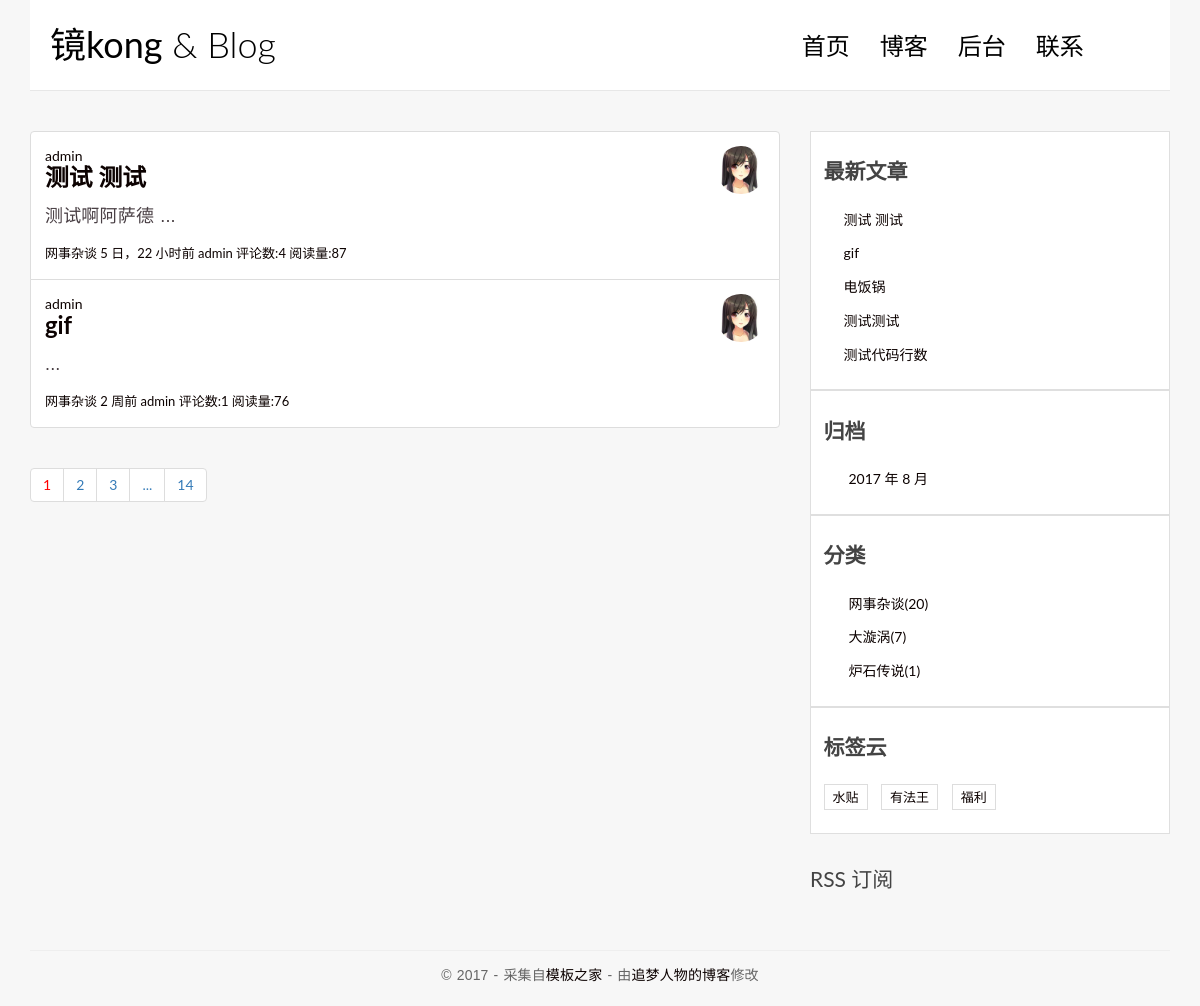
Before: / with the older database file.
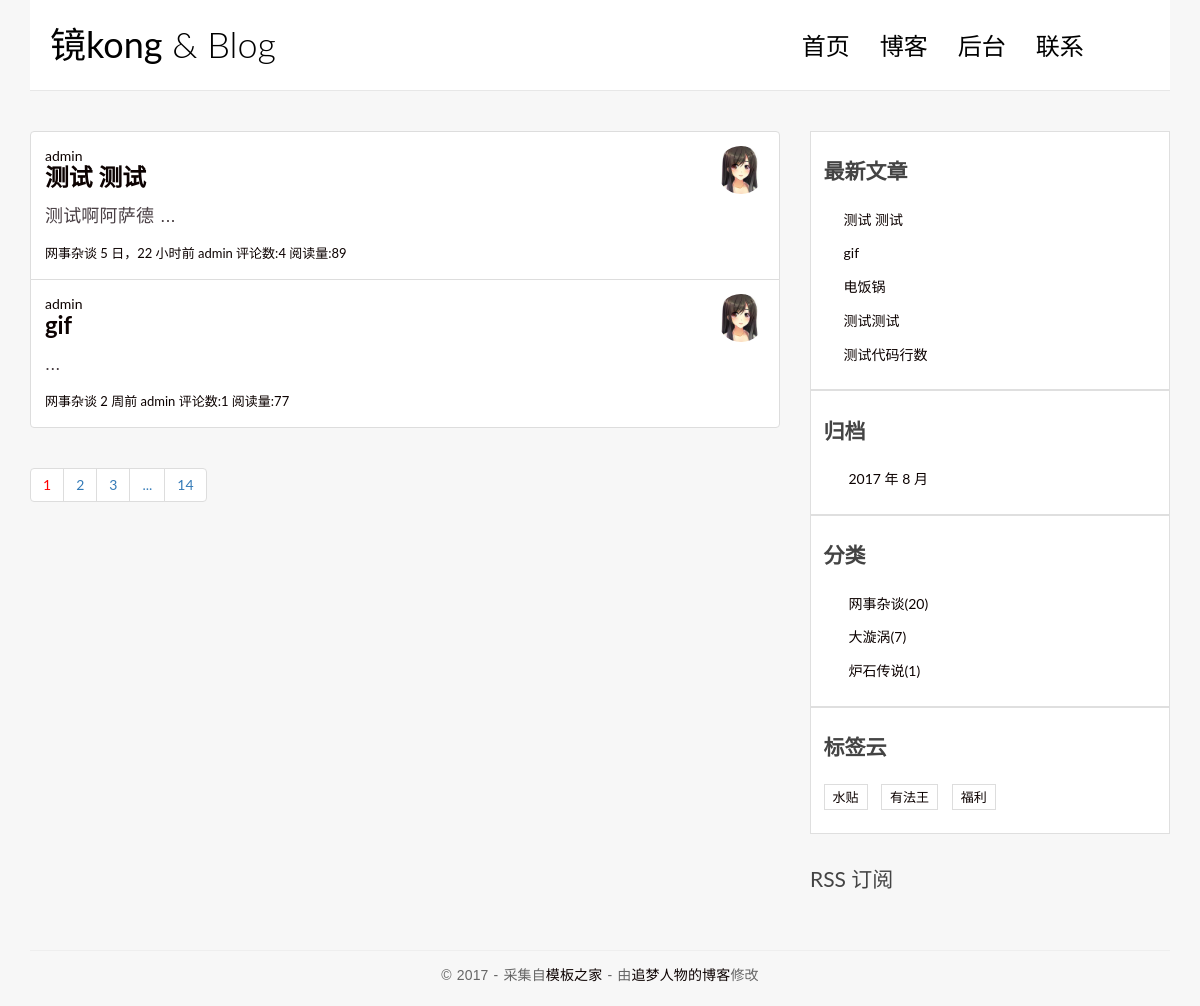
After: the same page with the newer database file.
### blog/models.py (models this page shows, shortened)
class Post(models.Model):
    title = models.CharField(max_length=70)
    def get_absolute_url(self):
        return reverse('blog:detail', kwargs={'pk': self.pk})
    body = RichTextUploadingField(verbose_name='正文')
    views = models.PositiveIntegerField(default=0)
    excerpt = models.CharField(max_length=200, blank=True)
    created_time = models.DateTimeField(auto_now_add=True)
    modified_time = models.DateTimeField(auto_now_add=True)
    category = models.ForeignKey(Category)
    tags = models.ManyToManyField(Tag, blank=True)
    author = models.ForeignKey(User)
    class Meta:
        ordering = ['-created_time']

class Category(models.Model):
    name = models.CharField(max_length=100)

### blog/views.py (the view, shortened to what this page needs)
# urls.py: url(r'^$', views.IndexView.as_view(), name='index'),
class IndexView(ListView):
    model = Post
    template_name = 'blog/index.html'
    context_object_name = 'post_list'
    paginate_by = 2
    def get_context_data(self, **kwargs):
        context = super().get_context_data(**kwargs)
        paginator = context.get('paginator')
        page = context.get('page_obj')
        is_paginated = context.get('is_paginated')
        pagination_data = self.pagination_data(paginator, page, is_paginated)
        context.update(pagination_data)
        return context
    def pagination_data(self, paginator, page, is_paginated):
        if not is_paginated:
            return {}
        left = []
        right = []
        left_has_more = False
        right_has_more = False
        first = False
        last = False
        page_number = page.number
        total_pages = paginator.num_pages
        page_range = paginator.page_range
        if page_number == 1:
            right = page_range[page_number:page_number + 2]
            if right[-1] < total_pages - 1:
                right_has_more = True
            if right[-1] < total_pages:
                last = True
        elif page_number == total_pages:
            left = page_range[(page_number - 3) if (page_number - 3) > 0 else 0:page_number - 1]
            if left[0] > 2:
                left_has_more = True
            if left[0] > 1:
                first = True
        data = {
            'left': left,
            'right': right,
            'left_has_more': left_has_more,
            'right_has_more': right_has_more,
            'first': first,
            'last': last,
        }
        return data

### blog/templatetags/blog_tags.py (called while the page is built)
@register.simple_tag              # 将函数注册为模板
def get_recent_posts(num=5):
    return Post.objects.all().order_by('-created_time')[:num]

@register.simple_tag
def archives():
    return Post.objects.dates('created_time', 'month', order='DESC')

@register.simple_tag
def get_categories():
    return Category.objects.annotate(num_posts=Count('post')).filter(num_posts__gt=0)

@register.simple_tag
def get_tag():
    return Tag.objects.all()

### templates/blog/index.html (shortened to what this page needs)
{% extends 'base.html' %}
{% load staticfiles %}
{% block main %}
<ul class="list-group">
    {% for post in post_list %}
        <li class="list-group-item">
              <header class="index-entry-header">
                  <span class="post-author"><a href="#">{{post.author}}</a></span>
                  <img width="48" height="48" alt="Tilo Mitra&#x27;s avatar" class="post-avatar" src="{% static 'blog/img/moe.png' %}">
                  <h1 class="entry-title">
                      <a href="{{ post.get_absolute_url }}">{{ post.title}}</a>
                  </h1>
                  <div class="entry-content clearfix">
                        <p>{{ post.excerpt }}</p>
                    </div>
                  <div class="entry-meta">
                      <span><a href="#">{{ post.category.name}}</a></span>
                      <span class="post-date"><a href="#">{{post.created_time|timesince}}前</a></span>
                      <span class="post-author"><a href="#">{{post.author}}</a></span>
                      <span class="comments-link"><a href="#">评论数:{{ post.comment_set.count }}</a></span>
                      <span class="views-count"><a href="#">阅读量:{{ post.views }}</a></span>
                  </div>
                    </header>
        </li>
    {% empty %}
        <div class="no-post">暂时还没有发布的文章！</div>
    {% endfor %}
 </ul>
{% if is_paginated %}
<nav aria-label="Page navigation">
    <ul class="pagination">
        <li><a href="?page={{ page_obj.number }}" style="color: red">{{ page_obj.number }}</a></li>
  {% if right %}
    {% for i in right %}
        <li><a href="?page={{ i }}">{{ i }}</a></li>
    {% endfor %}
    {% if right_has_more %}
        <li><span>...</span></li>
    {% endif %}
  {% endif %}
  {% if last %}
        <li><a href="?page={{ paginator.num_pages }}">{{ paginator.num_pages }}</a></li>
  {% endif %}
</ul>
</nav>
{% endif %}
{% endblock main %}

### templates/base.html (shortened to what the changed rows need)
{% load staticfiles %}
{% load blog_tags %}
<!DOCTYPE html>
<html>
<head>
    <link rel="stylesheet" href="http://code.ionicframework.com/ionicons/2.0.1/css/ionicons.min.css">
    <link rel="stylesheet" href="//cdn.bootcss.com/bootstrap/3.3.7/css/bootstrap.min.css">
    <link rel="stylesheet" href="{% static 'blog/css/bootstrap.min.css' %}">
    <link rel="stylesheet" href="{% static 'blog/css/pace.css' %}">
    <link rel="stylesheet" href="{% static 'blog/css/custom.css' %}">
    <link rel="stylesheet" href="{% static 'blog/css/prism.css' %}">
    <link rel="stylesheet" href="{% static 'blog/css/highlights/github.css' %}">
    <link rel="stylesheet" href="{% static 'easy_comment/css/comment.css' %}">
    <link rel="stylesheet" href="{% static 'easy_comment/css/prism.css' %}">
    <link rel="stylesheet" href="https://unpkg.com/purecss@1.0.0/build/pure-min.css">
    <link rel="stylesheet" href="https://unpkg.com/purecss@1.0.0/build/grids-responsive-min.css">
    <link rel="stylesheet" href="{% static 'blog/css/blog.css' %}">
</head>
<body>
<div class="container">
    <header id="site-header">
        <div class="row">
            <div class="col-md-4 col-sm-5 col-xs-8">
                <div class="logo">
                    <h1><a href="{% url 'blog:index' %}"><b>镜kong</b> &amp; Blog</a></h1>
                </div>
            </div>
        </div>
    </header>
</div>
<div class="content-body">
    <div class="container">
        <div class="row">
            <main class="col-md-8">
                {% block main %}
                {% endblock main %}
            </main>
            <aside class="col-md-4">
                <div class="widget widget-recent-posts">
                    {% get_recent_posts as recent_post_list %}
                    <ul>
                        {% for post in recent_post_list %}
                        <li>
                            <a href="{{ post.get_absolute_url }}">{{ post.title }}</a>
                        </li>
                        {% endfor %}
                    </ul>
                </div>
                    {% archives as date_list %}
                    {% get_categories as category_list %}
                    {% get_tag as tag_list %}
            </aside>
        </div>
    </div>
</div>
</body>
</html>

Changed rows visible on the page:
changed Post "测试 测试": views "87" → "89"
changed Post "gif": views "76" → "77"
